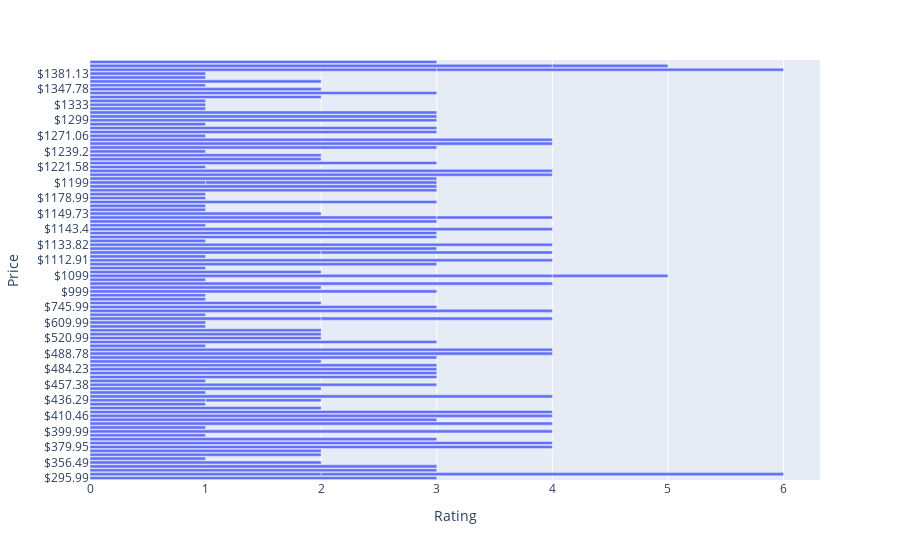

The notebook cell this image was saved under:
### Code cell
fig = px.bar(df, x='Rating', y="Price")

fig.show()

### Figure 1 — Plotly figure (JSON) as saved in the notebook; plotly's stock layout.template omitted (floating-point values rounded to 4 significant figures)
{"data": [{"alignmentgroup": "True", "hovertemplate": "Rating=%{x}<br>Price=%{y}<extra></extra>", "legendgroup": "", "marker": {"color": "#636efa", "pattern": {"shape": ""}}, "name": "", "offsetgroup": "", "orientation": "h", "showlegend": false, "textposition": "auto", "type": "bar", "x": [3, 2, 4, 3, 3, 2, 1, 2, 2, 4, 4, 3, 1, 4, 1, 4, 3, 4, 4, 2, 1, 1, 1, 4, 1, 2, 3, 1, 3, 3, 3, 3, 2, 3, 4, 4, 1, 3, 2, 2, 2, 1, 1, 2, 2, 1, 4, 3, 2, 1, 1, 3, 2, 4, 1, 4, 1, 2, 1, 3, 4, 1, 2, 2, 3, 4, 1, 3, 3, 4, 1, 3, 3, 1, 2, 1, 1, 3, 1, 1, 3, 3, 1, 2, 3, 4, 4, 1, 3, 2, 2, 1, 3, 4, 4, 1, 3, 3, 1, 3, 3, 3, 1, 1, 1, 2, 3, 2, 1, 2, 1, 1, 3, 3, 4, 1, 3], "xaxis": "x", "y": ["$295.99", "$299", "$299", "$306.99", "$321.94", "$356.49", "$364.46", "$372.7", "$379.94", "$379.95", "$391.48", "$393.88", "$399", "$399.99", "$404.23", "$408.98", "$409.63", "$410.46", "$410.66", "$416.99", "$433.3", "$436.29", "$436.29", "$439.73", "$454.62", "$454.73", "$457.38", "$465.95", "$468.56", "$469.1", "$484.23", "$485.9", "$487.8", "$488.64", "$488.78", "$494.71", "$497.17", "$498.23", "$520.99", "$564.98", "$577.99", "$581.99", "$609.99", "$679", "$679", "$729", "$739.99", "$745.99", "$799", "$809", "$899", "$999", "$1033.99", "$1096.02", "$1098.42", "$1099", "$1099", "$1101.83", "$1102.66", "$1110.14", "$1112.91", "$1114.55", "$1123.87", "$1123.87", "$1124.2", "$1133.82", "$1133.91", "$1139.54", "$1140.62", "$1143.4", "$1144.2", "$1144.4", "$1149", "$1149", "$1149.73", "$1154.04", "$1170.1", "$1178.19", "$1178.99", "$1179", "$1187.88", "$1187.98", "$1199", "$1199", "$1199.73", "$1203.41", "$1212.16", "$1221.58", "$1223.99", "$1235.49", "$1238.37", "$1239.2", "$1244.99", "$1259", "$1260.13", "$1271.06", "$1273.11", "$1281.99", "$1294.74", "$1299", "$1310.39", "$1311.99", "$1326.83", "$1333", "$1337.28", "$1338.37", "$1341.22", "$1347.78", "$1349.23", "$1362.24", "$1366.32", "$1381.13", "$1399", "$1399", "$1769", "$1769", "$1799"], "yaxis": "y"}], "layout": {"barmode": "relative", "legend": {"tracegroupgap": 0}, "margin": {"t": 60}, "xaxis": {"anchor": "y", "domain": [0, 1], "title": {"text": "Rating"}}, "yaxis": {"anchor": "x", "domain": [0, 1], "title": {"text": "Price"}}}}
